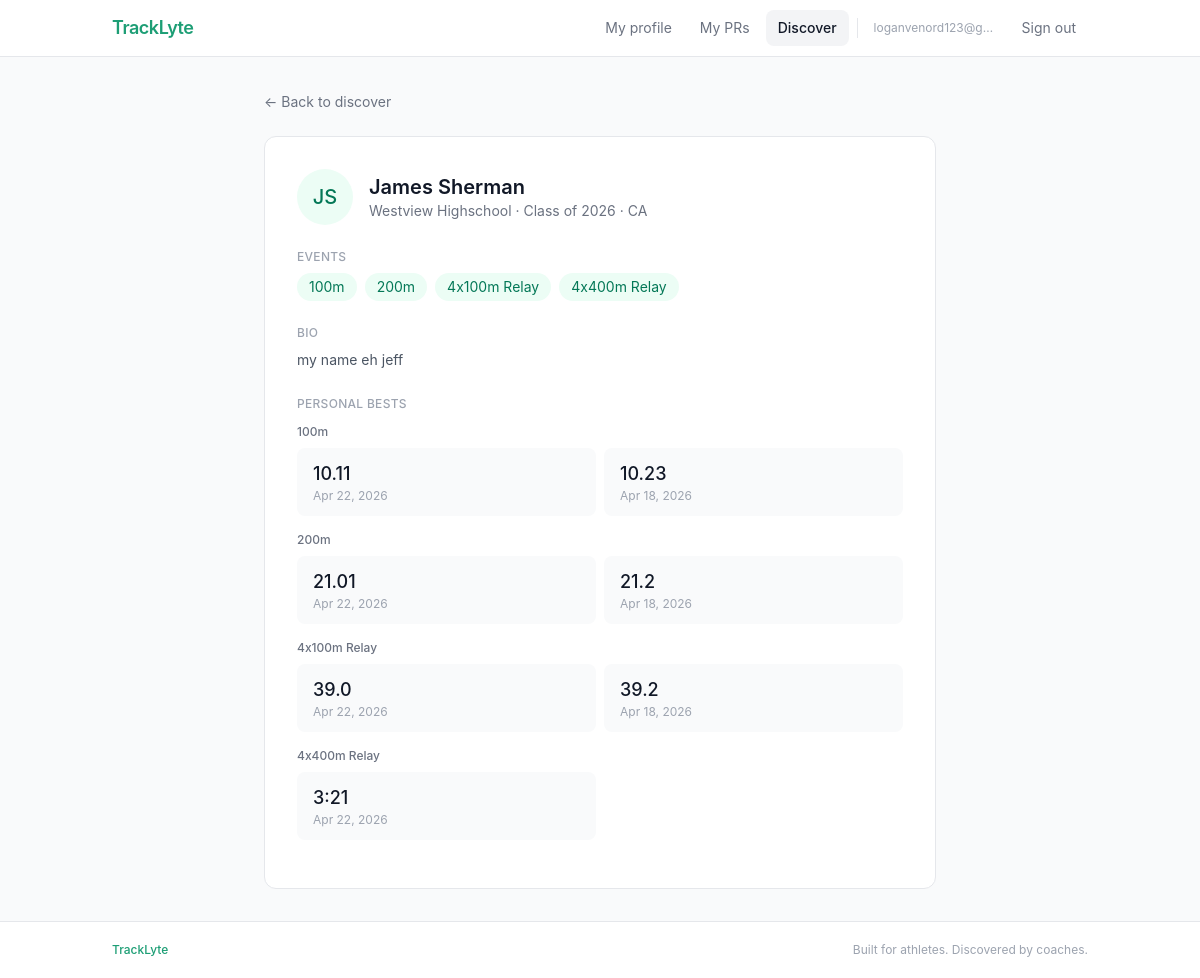
The app's page /athlete/3 (signed in) with its own data.
### app/models.py (models this page shows, shortened)
class User(UserMixin, db.Model):
    id = db.Column(db.Integer, primary_key=True)
    email = db.Column(db.String(120), unique=True, nullable=False)
    password_hash = db.Column(db.String(256), nullable=False)
    role = db.Column(db.String(20), nullable=False)  # 'athlete' or 'coach'
    created_at = db.Column(db.DateTime, default=datetime.utcnow)
    athlete_profile = db.relationship('AthleteProfile', backref='user', uselist=False)
    coach_profile = db.relationship('CoachProfile', backref='user', uselist=False)

class AthleteProfile(db.Model):
    id = db.Column(db.Integer, primary_key=True)
    user_id = db.Column(db.Integer, db.ForeignKey('user.id'), nullable=False)
    first_name = db.Column(db.String(50), nullable=False)
    last_name = db.Column(db.String(50), nullable=False)
    school = db.Column(db.String(100))
    grad_year = db.Column(db.Integer)
    state = db.Column(db.String(50))
    events = db.Column(db.String(200))  # e.g. "100m,200m,400m"
    bio = db.Column(db.Text)
    personal_bests = db.relationship('PersonalBest', backref='athlete', lazy='dynamic')

class PersonalBest(db.Model):
    id = db.Column(db.Integer, primary_key=True)
    athlete_id = db.Column(db.Integer, db.ForeignKey('athlete_profile.id'), nullable=False)
    event = db.Column(db.String(50), nullable=False)   # e.g. "100m", "400m", "High Jump"
    time_recorded = db.Column(db.String(20), nullable=False)  # e.g. "10.45" or "1:52.30"
    date_achieved = db.Column(db.Date)
    meet_name = db.Column(db.String(100))
    created_at = db.Column(db.DateTime, default=datetime.utcnow)

### app/discover.py (the view)
@discover_bp.route('/athlete/<int:athlete_id>')
@login_required
def athlete_profile(athlete_id):
    athlete = AthleteProfile.query.get_or_404(athlete_id)
    events_list = athlete.events.split(',') if athlete.events else []
    all_prs = athlete.personal_bests.order_by(PersonalBest.date_achieved.desc()).all()
    grouped_prs = {}
    for pr in all_prs:
        grouped_prs.setdefault(pr.event, []).append(pr)
    return render_template(
        'discover/athlete.html',
        athlete=athlete,
        events_list=events_list,
        grouped_prs=grouped_prs
    )

### app/models.py (called while the page is built)
@login_manager.user_loader
def load_user(user_id):
    return User.query.get(int(user_id))

### app/templates/discover/athlete.html (shortened to what this page needs)
{% extends "base.html" %}
{% block content %}
<div class="max-w-2xl mx-auto">
    <a href="/discover" class="text-sm text-gray-500 hover:text-gray-800 mb-6 inline-block">← Back to discover</a>
    <div class="bg-white border border-gray-200 rounded-xl p-8">
        <div class="flex items-center gap-4 mb-6">
            <div class="w-14 h-14 rounded-full bg-emerald-50 flex items-center justify-center text-emerald-700 font-medium text-xl">
                {{ athlete.first_name[0] }}{{ athlete.last_name[0] }}
            </div>
            <div>
                <h1 class="text-xl font-semibold">{{ athlete.first_name }} {{ athlete.last_name }}</h1>
                <p class="text-sm text-gray-500">
                    {{ athlete.school }} · Class of {{ athlete.grad_year }} · {{ athlete.state }}
                </p>
            </div>
        </div>
        {% if athlete.events %}
        <div class="mb-6">
            <p class="text-xs font-medium text-gray-400 uppercase tracking-wide mb-2">Events</p>
            <div class="flex flex-wrap gap-2">
                {% for event in athlete.events.split(',') %}
                    <span class="bg-emerald-50 text-emerald-700 text-sm px-3 py-1 rounded-full">{{ event }}</span>
                {% endfor %}
            </div>
        </div>
        {% endif %}
        {% if athlete.bio %}
        <div class="mb-6">
            <p class="text-xs font-medium text-gray-400 uppercase tracking-wide mb-2">Bio</p>
            <p class="text-sm text-gray-600 leading-relaxed">{{ athlete.bio }}</p>
        </div>
        {% endif %}
        <div>
            <p class="text-xs font-medium text-gray-400 uppercase tracking-wide mb-3">Personal bests</p>
            {% if not grouped_prs %}
                <p class="text-sm text-gray-400 italic">No PRs logged yet.</p>
            {% else %}
                {% for event, prs in grouped_prs.items() %}
                <div class="mb-4">
                    <p class="text-xs text-gray-500 font-medium mb-2">{{ event }}</p>
                    <div class="grid grid-cols-2 gap-2">
                        {% for pr in prs %}
                        <div class="bg-gray-50 rounded-lg px-4 py-3">
                            <p class="text-lg font-medium text-gray-900">{{ pr.time_recorded }}</p>
                            {% if pr.date_achieved %}
                                <p class="text-xs text-gray-400">{{ pr.date_achieved.strftime('%b %d, %Y') }}</p>
                            {% endif %}
                        </div>
                        {% endfor %}
                    </div>
                </div>
                {% endfor %}
            {% endif %}
        </div>
    </div>
</div>
{% endblock %}

### app/templates/base.html (shortened to what this page needs)
<!DOCTYPE html>
<html lang="en">
<head>
    <script src="https://cdn.tailwindcss.com"></script>
</head>
<body class="bg-gray-50 min-h-screen flex flex-col text-gray-900">
    <nav class="bg-white border-b border-gray-200 sticky top-0 z-10">
        <div class="max-w-5xl mx-auto px-6 py-0 flex items-center justify-between h-14">
            <a href="/" class="text-lg font-semibold text-brand-400 tracking-tight">TrackLyte</a>
            <div class="flex items-center gap-1 text-sm">
                {% if current_user.is_authenticated %}
                    {% if current_user.role == 'athlete' %}
                        <a href="/profile"
                            class="px-3 py-2 rounded-lg text-gray-500 hover:text-gray-900 hover:bg-gray-100 transition-colors
                            {% if request.path == '/profile' %}bg-gray-100 text-gray-900 font-medium{% endif %}">
                            My profile
                        </a>
                        <a href="/prs"
                            class="px-3 py-2 rounded-lg text-gray-500 hover:text-gray-900 hover:bg-gray-100 transition-colors
                            {% if request.path.startswith('/prs') %}bg-gray-100 text-gray-900 font-medium{% endif %}">
                            My PRs
                        </a>
                    {% elif current_user.role == 'coach' %}
                        <a href="/coach/profile"
                            class="px-3 py-2 rounded-lg text-gray-500 hover:text-gray-900 hover:bg-gray-100 transition-colors
                            {% if request.path.startswith('/coach') %}bg-gray-100 text-gray-900 font-medium{% endif %}">
                            My profile
                        </a>
                    {% endif %}
                    <a href="/discover"
                        class="px-3 py-2 rounded-lg text-gray-500 hover:text-gray-900 hover:bg-gray-100 transition-colors
                        {% if request.path.startswith('/discover') or request.path.startswith('/athlete') %}bg-gray-100 text-gray-900 font-medium{% endif %}">
                        Discover
                    </a>
                    <span class="px-2 text-xs text-gray-400 max-w-[140px] truncate">{{ current_user.email }}</span>
                    <a href="/logout"
                        class="px-3 py-2 rounded-lg text-gray-500 hover:text-gray-900 hover:bg-gray-100 transition-colors">
                        Sign out
                    </a>
                {% endif %}
            </div>
        </div>
    </nav>
    <main class="flex-1 max-w-5xl w-full mx-auto px-6 py-8">
        {% block content %}{% endblock %}
    </main>
    <footer class="border-t border-gray-200 bg-white mt-auto">
        <div class="max-w-5xl mx-auto px-6 py-5 flex items-center justify-between text-xs text-gray-400">
            <span class="font-medium text-brand-400">TrackLyte</span>
            <span>Built for athletes. Discovered by coaches.</span>
        </div>
    </footer>
</body>
</html>

### app/templates/base.html (style rules this page uses)
body { font-family: -apple-system, BlinkMacSystemFont, 'Segoe UI', sans-serif; }

### records on screen
User: email "loganvenord123@g…"
AthleteProfile: first_name "J", last_name "S", first_name "James", last_name "Sherman", school "Westview Highschool", grad_year "2026", state "CA", bio "my name eh jeff"
PersonalBest: event "100m", time_recorded "10.11", date_achieved "Apr 22, 2026"
PersonalBest: time_recorded "10.23", date_achieved "Apr 18, 2026"
PersonalBest: event "200m", time_recorded "21.01", date_achieved "Apr 22, 2026"
PersonalBest: time_recorded "21.2", date_achieved "Apr 18, 2026"
PersonalBest: event "4x100m Relay", time_recorded "39.0", date_achieved "Apr 22, 2026"
PersonalBest: time_recorded "39.2", date_achieved "Apr 18, 2026"
PersonalBest: event "4x400m Relay", time_recorded "3:21", date_achieved "Apr 22, 2026"

### other values on screen
{{ event }} "100m" "200m" "4x100m Relay" "4x400m Relay"
